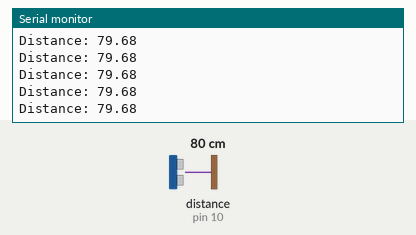
Bench run of a sketch on a simulated Arduino Uno, built with avr-gcc and run on an emulated ATmega328P. On the bench: the last lines printed to the serial monitor. Wiring (inferred from the names in the program): ultrasonic range finder: trigger pin 9; echo pin 10. Inputs (shaded band) come from the test bench; at power-on: distance to the obstacle (sensor on pin 10) 80 cm. The echo pulse lasts 58.3 µs per cm.

Above: at 1.2 s.
1.3 s: distance to the obstacle (sensor on pin 10) set to 120 cm
At 1.49 s:
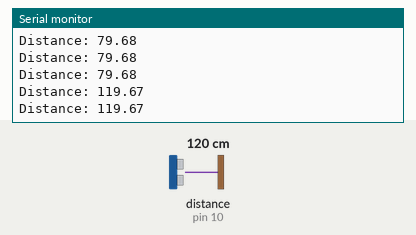
4.3 s: distance to the obstacle (sensor on pin 10) set to 2 cm
At 4.3 s:
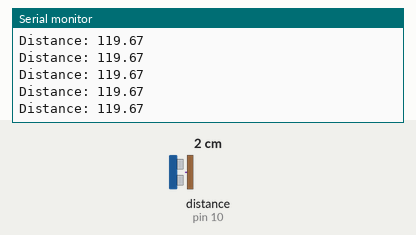
5.8 s: distance to the obstacle (sensor on pin 10) set to 299 cm
At 5.83 s:
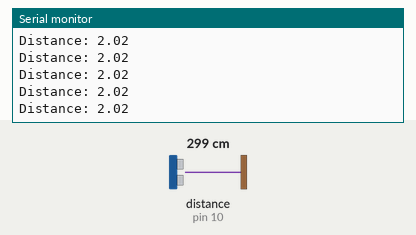
8.8 s: distance to the obstacle (sensor on pin 10) set to 250 cm
At 8.91 s:
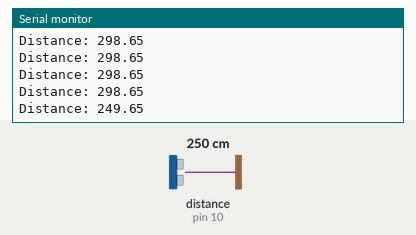
Timing chart, 0 to 11.8 s (numbered marks = the images above; inputs shaded):
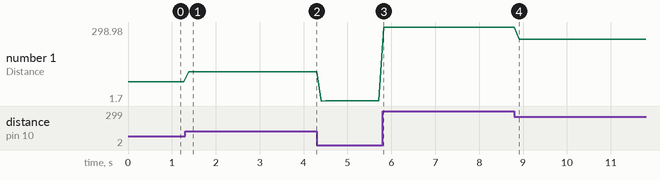

Measured:
- after the input at 1.3 s, the serial monitor: prints a new line after 0.08 s (image 1)
- after the input at 8.8 s, the serial monitor: prints a new line after 0.11 s (image 4)
- plotted number 1: 79.68 → 119.67 after the input at 1.3 s, 119.67 → 2.02 after the input at 4.3 s, 2.02 → 298.65 after the input at 5.8 s, 298.65 → 249.65 after the input at 8.8 s

The sketch:

distanceSensor.ino
```cpp
/*
  Created by: Samuel Webster
  Created on: Feb 2023
  Uses distance sensor
*/
const int TRIG_PIN = 9;
const int ECHO_PIN = 10;

float duration, distance;

void setup() {
  pinMode(TRIG_PIN, OUTPUT);
  pinMode(ECHO_PIN, INPUT);
  Serial.begin(9600);
}

void loop() {
  digitalWrite(TRIG_PIN, LOW);
  delayMicroseconds(2);
  digitalWrite(TRIG_PIN, HIGH);
  delayMicroseconds(10);
  digitalWrite(TRIG_PIN, LOW);

  duration = pulseIn(ECHO_PIN, HIGH);
  distance = (duration*.0343)/2;
  Serial.print("Distance: ");
  Serial.println(distance);
  delay(100);
}
```
